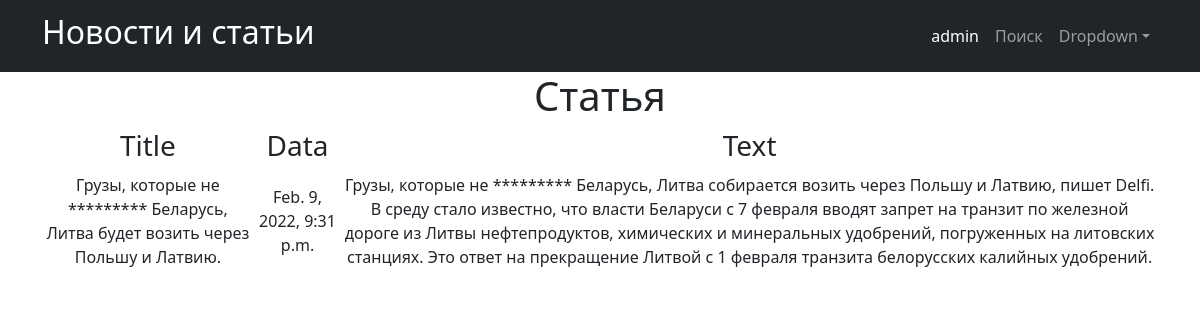
Screenshot of /news/3 with the database file from the repository.
### news_portal/models.py (models this page shows, shortened)
class Post(models.Model):
    PostAuthor = models.ForeignKey(Author, on_delete=models.CASCADE)
    NEWS = 'NW'
    ARTICLE = 'AR'
    CATEGORIES = [
        ('NW', 'Новость'),
        ('AR', 'Статья')
    ]
    categoryType = models.CharField(max_length=2, choices=CATEGORIES)
    pubData = models.DateTimeField('дата добавления', auto_now_add=True)
    postCategory = models.ManyToManyField(Category, through='postCategory')
    postTitle = models.CharField('название публикации', max_length=255)
    postText = models.TextField('текст публикации')
    postRating = models.SmallIntegerField('рейтинг публикации', default=0)

### news_portal/views.py (the view)
# urls.py: path('<int:pk>', PostDetailView.as_view(), name='post_detail'),
class PostDetailView(DetailView):
    template_name = 'post_detail.html'
    queryset = Post.objects.all()

### news_portal/templatetags/censor.py (called while the page is built)
@register.filter(name='censor')
def censor(value):
    text = value.split()
    for word in text:
        if word.lower() in CENSOR:
            value = value.replace(word, '*' * len(word))
    return value

### templates/post_detail.html (shortened to what this page needs)
{% extends 'flatpages/default.html' %}
{% load censor %}
{% block content %}
 <h1>{{ post.get_categoryType_display }}</h1>
<table>
    <thead>
            <th>
                <h3>Title</h3>
            </th>
            <th>
                <h3>Data</h3>
            </th>
            <th>
                <h3>Text</h3>
            </th>
        </thead>
    <td>
        {{ post.postTitle|censor }}
    </td>
    <td>
        {{ post.pubData }}
    </td>
    <td>
        {{ post.postText|censor }}
    </td>
</table>
{% endblock content %}

### rows the page displays
Post: categoryType "Статья", postTitle|censor "Грузы, которые не ********* Беларусь, Литва будет возить через Польшу и Латвию.", pubData "Feb. 9, 2022, 9:31 p.m.", postText|censor "Грузы, которые не ********* Беларусь, Литва собирается возить через Польшу и Латвию, пишет Delfi. В среду стало известно, что власти Беларуси с 7 февраля вводят запрет на транзит по железной дороге из Литвы нефтепродуктов, химических и минеральных удобрений, погруженных на литовских станциях. Это ответ на прекращение Литвой с 1 февраля транзита белорусских калийных удобрений."
